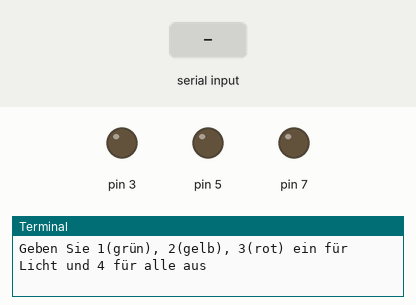
Simulated run of this program. Board: Raspberry Pi (header pin numbers). Parts: output pins drawn as LEDs (lit = HIGH), the last lines printed to the terminal. The inputs (shaded band) are chosen by the test bench.

Above: at 1.2 s.
1.3 s: "1" typed at the terminal, then Enter
At 2.5 s:
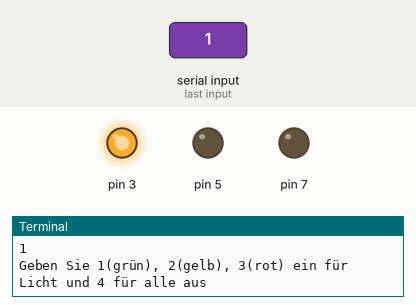
2.8 s: "2" typed at the terminal, then Enter
At 3.8 s:
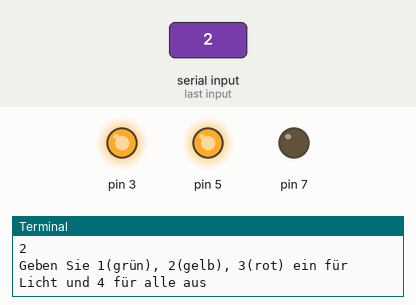
4.3 s: "3" typed at the terminal, then Enter
At 5.0 s:
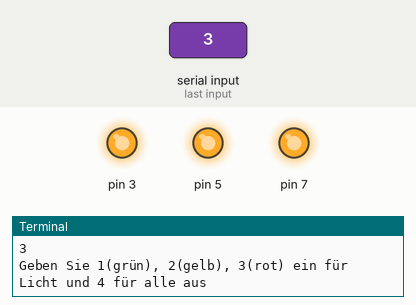
5.8 s: "4" typed at the terminal, then Enter
At 6.1 s:
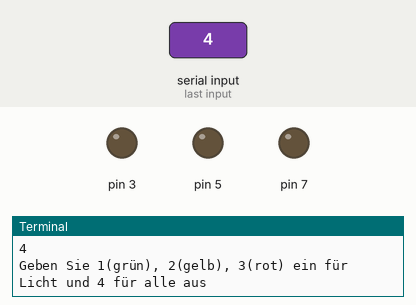
7.3 s: "2" typed at the terminal, then Enter
At 8.4 s:
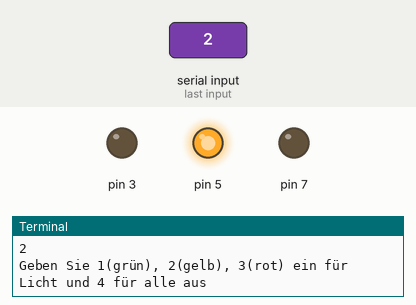
8.8 s: "3" typed at the terminal, then Enter
At 9.6 s:
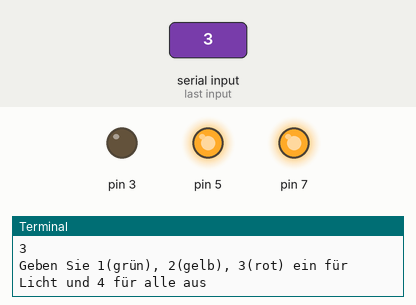
Timing chart, 0 to 11.3 s (numbered marks = the images above; inputs shaded):
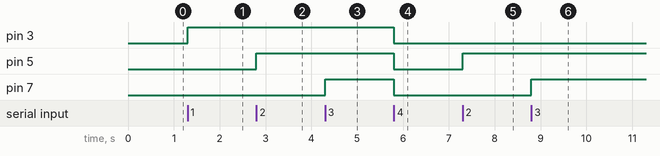

The program:

GPIO_Zahleneingabe.py
```python
import RPi.GPIO as GPIO
import time
GPIO.setwarnings(False)
GPIO.setmode(GPIO.BOARD)
GPIO.setup(3,GPIO.OUT)
GPIO.setup(5,GPIO.OUT)
GPIO.setup(7,GPIO.OUT)
while True:
    userInput = int(input("Geben Sie 1(grün), 2(gelb), 3(rot) ein für Licht und 4 für alle aus \n"))
    if userInput == 1:
        GPIO.output(3,True)

    elif userInput == 2:
        GPIO.output(5,True)

    elif userInput == 3:
        GPIO.output(7,True)

    elif userInput == 4:
        GPIO.output(3,False)
        GPIO.output(5,False)
        GPIO.output(7,False)
    else:
        print("Geben Sie e oder a ein")
```

Measured:
- after the input at 1.3 s, pin 3: LOW → HIGH at once
- after the input at 2.8 s, pin 5: LOW → HIGH at once
- after the input at 4.3 s, pin 7: LOW → HIGH at once
- after the input at 5.8 s, pin 3, pin 5, pin 7: HIGH → LOW at once
- after the input at 7.3 s, pin 5: LOW → HIGH at once
- after the input at 8.8 s, pin 7: LOW → HIGH at once
